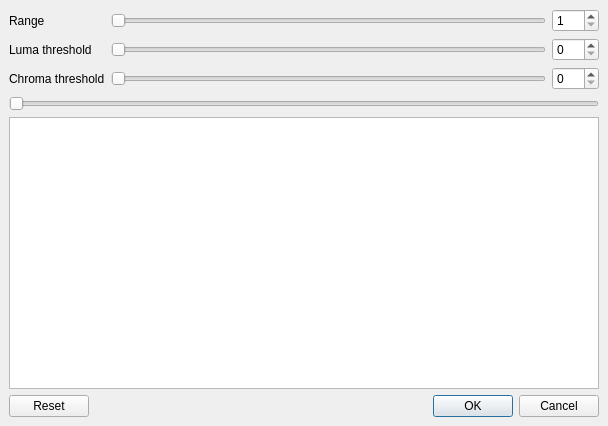
<?xml version="1.0" encoding="UTF-8"?>
<ui version="4.0">
 <class>debandDialog</class>
 <widget class="QDialog" name="debandDialog">
  <property name="geometry">
   <rect>
    <x>0</x>
    <y>0</y>
    <width>608</width>
    <height>426</height>
   </rect>
  </property>
  <property name="windowTitle">
   <string>Deband</string>
  </property>
  <layout class="QVBoxLayout" name="verticalLayout">
   <property name="spacing">
    <number>6</number>
   </property>
   <property name="leftMargin">
    <number>9</number>
   </property>
   <property name="topMargin">
    <number>9</number>
   </property>
   <property name="rightMargin">
    <number>9</number>
   </property>
   <property name="bottomMargin">
    <number>9</number>
   </property>
   <item>
    <layout class="QGridLayout" name="gridLayout">
     <property name="leftMargin">
      <number>0</number>
     </property>
     <property name="topMargin">
      <number>0</number>
     </property>
     <property name="rightMargin">
      <number>0</number>
     </property>
     <property name="bottomMargin">
      <number>0</number>
     </property>
     <item row="1" column="1">
      <widget class="QSlider" name="horizontalSliderLumaThreshold">
       <property name="maximum">
        <number>100</number>
       </property>
       <property name="orientation">
        <enum>Qt::Horizontal</enum>
       </property>
      </widget>
     </item>
     <item row="0" column="2">
      <widget class="QSpinBox" name="spinBoxRange">
       <property name="minimum">
        <number>1</number>
       </property>
       <property name="maximum">
        <number>100</number>
       </property>
      </widget>
     </item>
     <item row="2" column="0">
      <widget class="QLabel" name="labelChromaThreshold">
       <property name="text">
        <string>Chroma threshold</string>
       </property>
      </widget>
     </item>
     <item row="2" column="2">
      <widget class="QSpinBox" name="spinBoxChromaThreshold">
       <property name="maximum">
        <number>100</number>
       </property>
      </widget>
     </item>
     <item row="1" column="0">
      <widget class="QLabel" name="labelLumaThreshold">
       <property name="text">
        <string>Luma threshold</string>
       </property>
      </widget>
     </item>
     <item row="0" column="0">
      <widget class="QLabel" name="labelRange">
       <property name="text">
        <string>Range</string>
       </property>
      </widget>
     </item>
     <item row="2" column="1">
      <widget class="QSlider" name="horizontalSliderChromaThreshold">
       <property name="maximum">
        <number>100</number>
       </property>
       <property name="orientation">
        <enum>Qt::Horizontal</enum>
       </property>
      </widget>
     </item>
     <item row="0" column="1">
      <widget class="QSlider" name="horizontalSliderRange">
       <property name="sizePolicy">
        <sizepolicy hsizetype="Expanding" vsizetype="Fixed">
         <horstretch>0</horstretch>
         <verstretch>0</verstretch>
        </sizepolicy>
       </property>
       <property name="minimum">
        <number>1</number>
       </property>
       <property name="maximum">
        <number>100</number>
       </property>
       <property name="pageStep">
        <number>10</number>
       </property>
       <property name="orientation">
        <enum>Qt::Horizontal</enum>
       </property>
      </widget>
     </item>
     <item row="1" column="2">
      <widget class="QSpinBox" name="spinBoxLumaThreshold">
       <property name="maximum">
        <number>100</number>
       </property>
      </widget>
     </item>
    </layout>
   </item>
   <item>
    <layout class="QHBoxLayout" name="toolboxLayout"/>
   </item>
   <item>
    <widget class="ADM_flyNavSlider" name="horizontalSlider">
     <property name="orientation">
      <enum>Qt::Horizontal</enum>
     </property>
    </widget>
   </item>
   <item>
    <widget class="QGraphicsView" name="graphicsView">
     <property name="focusPolicy">
      <enum>Qt::NoFocus</enum>
     </property>
    </widget>
   </item>
   <item>
    <widget class="QDialogButtonBox" name="buttonBox">
     <property name="orientation">
      <enum>Qt::Horizontal</enum>
     </property>
     <property name="standardButtons">
      <set>QDialogButtonBox::Cancel|QDialogButtonBox::Ok|QDialogButtonBox::Reset</set>
     </property>
    </widget>
   </item>
  </layout>
 </widget>
 <customwidgets>
  <customwidget>
   <class>ADM_flyNavSlider</class>
   <extends>ADM_QSlider</extends>
   <header>ADM_toolkitQt.h</header>
  </customwidget>
  <customwidget>
   <class>ADM_QSlider</class>
   <extends>QSlider</extends>
   <header>ADM_toolkitQt.h</header>
  </customwidget>
 </customwidgets>
 <resources/>
 <connections>
  <connection>
   <sender>buttonBox</sender>
   <signal>accepted()</signal>
   <receiver>debandDialog</receiver>
   <slot>accept()</slot>
   <hints>
    <hint type="sourcelabel">
     <x>248</x>
     <y>254</y>
    </hint>
    <hint type="destinationlabel">
     <x>157</x>
     <y>274</y>
    </hint>
   </hints>
  </connection>
  <connection>
   <sender>buttonBox</sender>
   <signal>rejected()</signal>
   <receiver>debandDialog</receiver>
   <slot>reject()</slot>
   <hints>
    <hint type="sourcelabel">
     <x>316</x>
     <y>260</y>
    </hint>
    <hint type="destinationlabel">
     <x>286</x>
     <y>274</y>
    </hint>
   </hints>
  </connection>
 </connections>
</ui>
